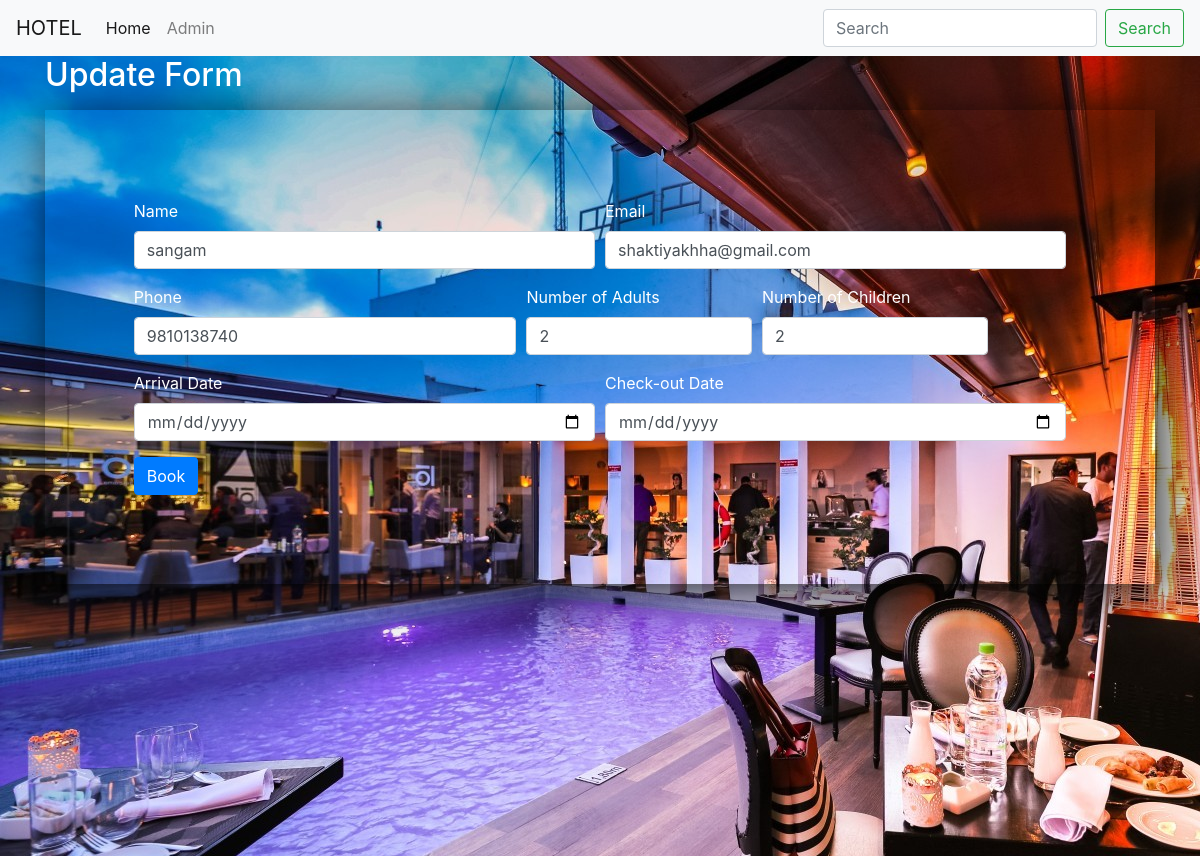
Page /table/edit/11 on the committed database.
### WebApp/models.py (models this page shows, shortened)
class Book(models.Model):
    name=models.CharField(max_length=50)
    email=models.CharField(null=True, max_length=50)
    phone=models.IntegerField()
    number_of_adults=models.IntegerField()
    number_of_children=models.IntegerField()
    arrival=models.DateField()
    checkOut=models.DateField()

### WebApp/views.py (the view)
# urls.py: path("edit/<int:ID>",view_update_booking),
def view_update_booking(request,ID):
    book_obj=Book.objects.get(id=ID)
    context_variable={
        'book':book_obj
    }
    return render(request,'bookingupdate.html',context_variable)

### WebApp/templates/bookingupdate.html (shortened to what this page needs)
{% load static %}
<!DOCTYPE html>
<html lang="en">
  <head>
    <link rel="stylesheet" href="{% static './bootstrap.css' %}" />
  </head>
  <body>
    <nav class="navbar navbar-expand-lg navbar-light bg-light">
      <a class="navbar-brand" href="#">HOTEL</a>
      <div class="collapse navbar-collapse" id="navbarSupportedContent">
        <ul class="navbar-nav mr-auto">
          <li class="nav-item active">
            <a class="nav-link" href="{% url 'booking' %}"
              >Home </a
            >
          </li>
          <li class="nav-item">
            <a class="nav-link" href="{% url 'table' %}">Admin<span class="sr-only">(current)</span></a>
          </li>
        </ul>
        <form class="form-inline my-2 my-lg-0">
          <input
            class="form-control mr-sm-2"
            type="search"
            placeholder="Search"
            aria-label="Search"
          />
          <button class="btn btn-outline-success my-2 my-sm-0" type="submit">
            Search
          </button>
        </form>
      </div>
    </nav>
    <div class="contain">
      <div class="container">
        <div class="row">
          <div class="col-12">
            <h2>Update Form</h2>
            <form class="forms" method="POST" action="update/{{book.id}}">
              <div class="form-row">
                <div class="form-group col-md-6">
                  <label>Name</label>
                  <input
                    type="text"
                    class="form-control"
                    placeholder="Name"
                    name="name"
                    value="{{book.name}}"
                  />
                </div>
                <div class="form-group col-md-6">
                  <label>Email</label>
                  <input
                    type="email"
                    class="form-control"
                    placeholder="Email"
                    name="email"
                    value="{{book.email}}"
                  />
                </div>
              </div>
              <div class="form-row">
                <div class="form-group col-md-5">
                  <label>Phone</label>
                  <input
                    type="text"
                    class="form-control"
                    placeholder="phone"
                    name="phone"
                    value="{{book.phone}}"
                  />
                </div>
                <div class="form-group col-md-3">
                  <label>Number of Adults</label>
                  <input
                    type="number"
                    class="form-control"
                    placeholder="Adults"
                    name="number_of_adults"
                    value="{{book.number_of_adults}}"
                  />
                </div>
                <div class="form-group col-md-3">
                  <label>Number of Children</label>
                  <input
                    type="number"
                    class="form-control"
                    placeholder="Children"
                    name="number_of_children"
                    value="{{book.number_of_children}}"
                  />
                </div>
              </div>
              <div class="form-row">
                <div class="form-group col-md-6">
                  <label>Arrival Date</label>
                  <input type="date" class="form-control" name="arrival" value="{{book.arrival|date:'m,d,Y'}}" />
                </div>
                <div class="form-group col-md-6">
                  <label>Check-out Date</label>
                  <input type="date" class="form-control" name="checkOut" value="{{book.checkOut|date:'m,d,Y'}}" />
                </div>
              </div>
              <button type="submit" class="btn btn-primary">Book</button>
            </form>
          </div>
        </div>
      </div>
    </div>
  </body>
</html>

### rows in the picture
Book: name "sangam", email "shaktiyakhha@gmail.com", phone "9810138740", number_of_adults "2", number_of_children "2"
